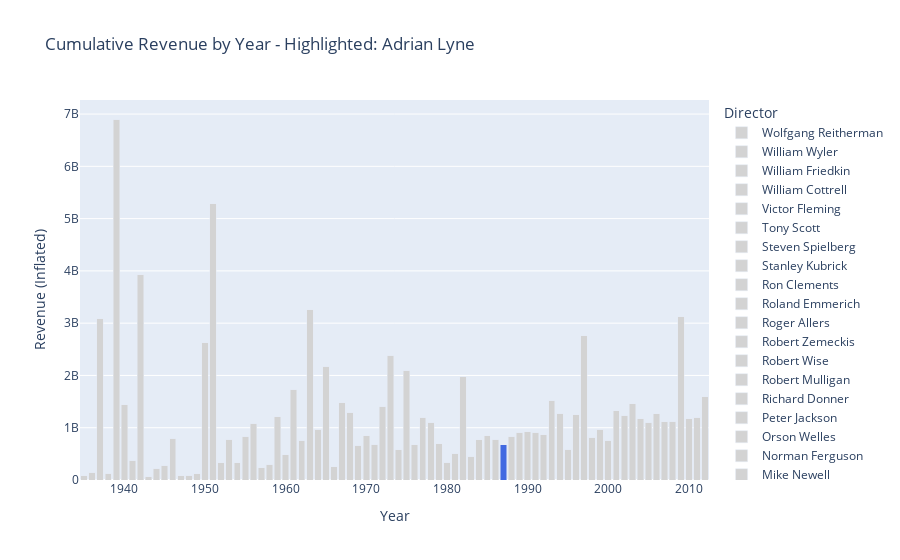

Notebook cell for this chart:
### Code cell
# Create interactive dropdown widget for selecting a director
director_dropdown = widgets.Dropdown(
    options=directors,
    description="Director:",
    value=directors[0]
)

# Link the dropdown to the update_plot function
interact(update_plot, selected_director=director_dropdown)
